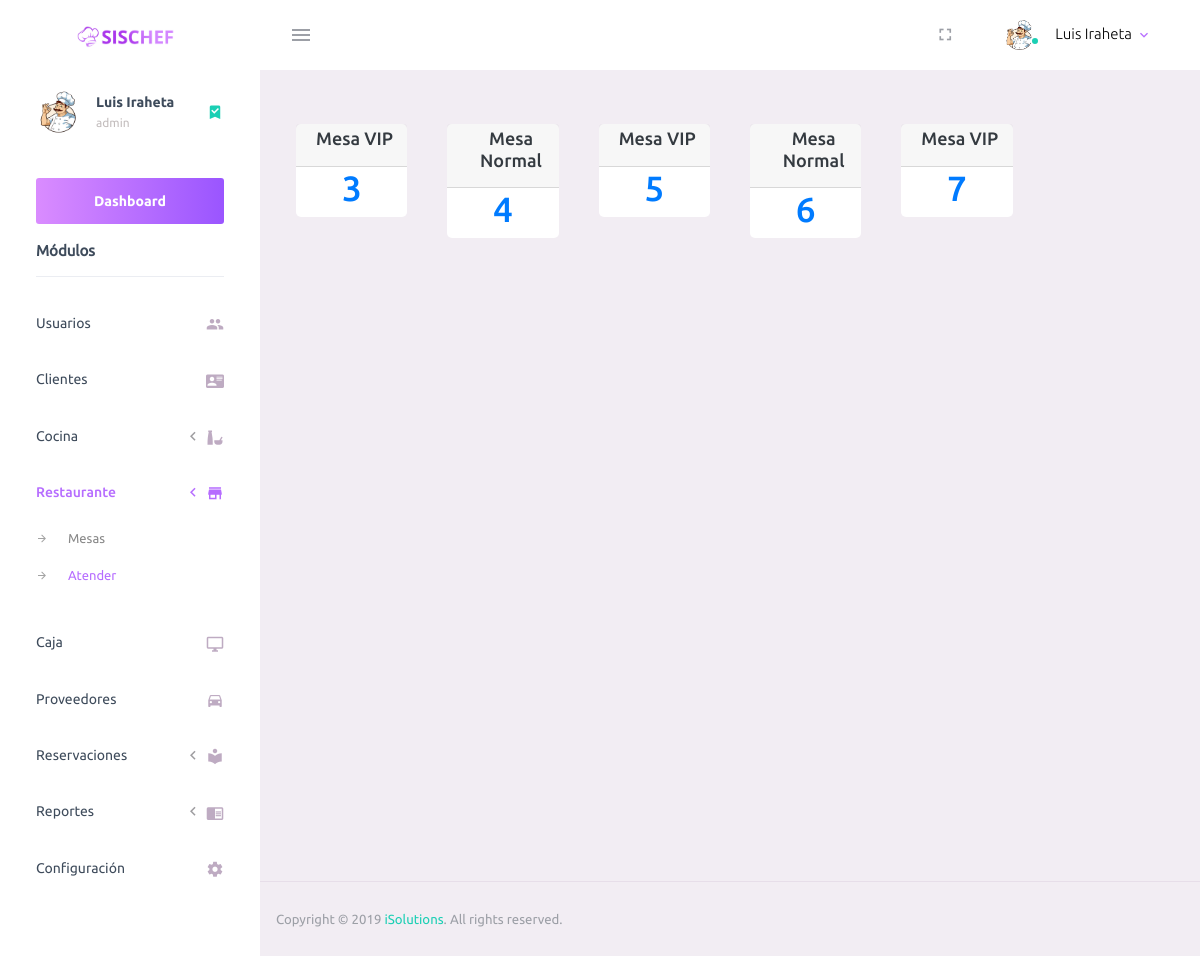
The app's page /admin/atencion.php (signed in), older data.
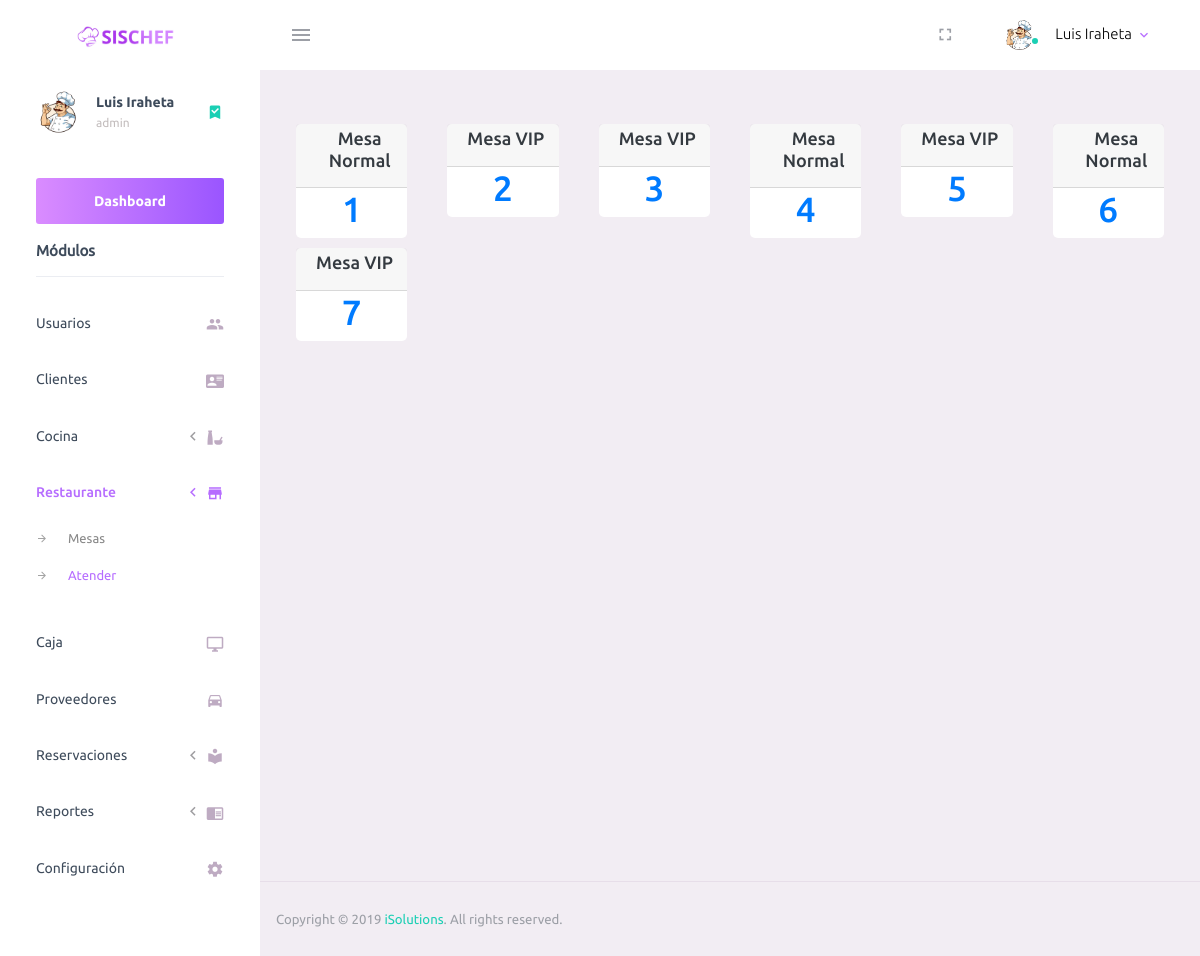
The same page, newer data.
### tables this page shows
CREATE TABLE `mesas` (
  `id` int(11) NOT NULL,
  `tipo` smallint(6) NOT NULL,
  `capacidad` smallint(6) NOT NULL,
  `estado` smallint(6) NOT NULL
);

### admin/atencion.php (the view, shortened to what this page needs)
<?php include_once("./template/_header.php");?>
<div class="main-panel">
    <div class="content-wrapper">
        <div class="row">
        <?php
			$cos = "SELECT id,tipo FROM mesas WHERE estado=0";
			$ejecutarcos = $conexion->query($cos);
            while ($reg2 = $ejecutarcos->fetch_assoc()) {?>
                <div class="col-md-2" style="padding-top:10px !important;">
                    <div class="card card-default">
                        <div class="card-header text-center header-sm" style="padding:0.25rem 0.25rem !important;">
                            <div class="d-flex align-items-center">
                                <div class="wrapper d-flex align-items-center">
                                    <h2 class="card-title ml-3">Mesa <?php echo $retVal = ($reg2["tipo"]==1) ? "Normal" : "VIP" ; ?></h2>
                                </div>
                            </div>
                        </div>
                        <div class="card-body" style="padding:0.0 !important;">
                            <div class="text-center">
                            <a style="text-decoration:none;" href="./atencion_detalle.php?m=<?php echo $reg2["id"]; ?>">
                                <h1><?php echo $reg2["id"]; ?></h1>
                            </a>
                            </div>
                        </div>
                    </div>
                </div>
                <?php } ?>
        </div>
    </div>
<?php  include_once("./template/_footer.php") ?>

Row changes from the older to the newer data that the page shows:
now on this page (row edited): mesas: tipo "Normal", id "1"
now on this page (row edited): mesas: tipo "VIP", id "2"
